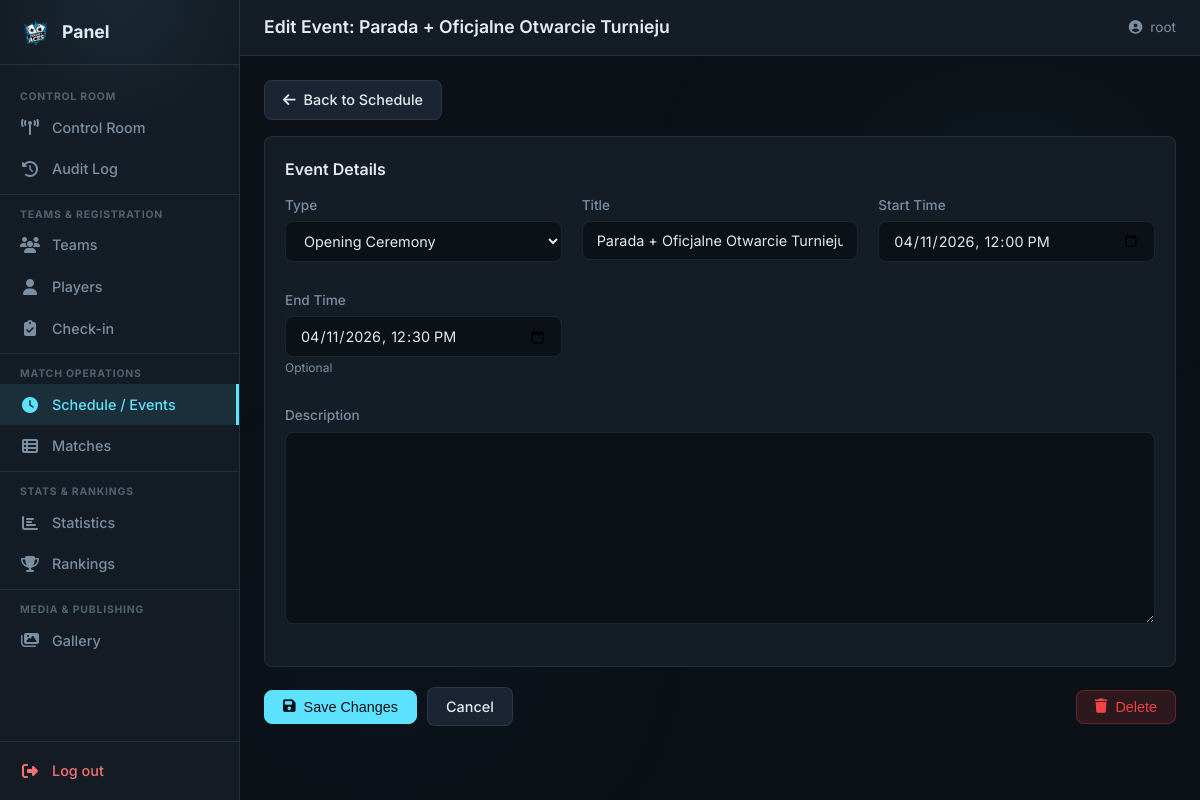
/panel/schedule/events/1/edit/ (signed in), run on the app's committed database.
### tournament/models.py (models this page shows, shortened)
class ScheduleEvent(models.Model):
    event_type = models.CharField(max_length=20, choices=EVENT_TYPE_CHOICES)
    title = models.CharField(max_length=120)
    start_time = models.DateTimeField()
    end_time = models.DateTimeField(null=True, blank=True)
    description = models.TextField(blank=True, default="")
    class Meta:
        db_table = TABLE_SCHEDULE_EVENTS
        ordering = ["start_time"]

### tournament/panel/match_views.py (the view)
# urls.py: path("schedule/events/<int:pk>/edit/", event_edit_view, name="event_edit"),
@staff_member_required(login_url="/panel/login/")
def event_edit_view(request, pk):
    event = get_object_or_404(ScheduleEvent, pk=pk)
    if request.method == "POST":
        form = AdminScheduleEventForm(request.POST, instance=event)
        if form.is_valid():
            form.save()
            messages.success(request, f"Event '{event.title}' updated.")
            return redirect("panel:schedule")
    else:
        form = AdminScheduleEventForm(instance=event)
    return render(
        request,
        "panel/event_form.html",
        {"page_title": f"Edit Event: {event.title}", "nav_section": "schedule", "form": form, "event": event},
    )

### tournament/admin_forms.py (shortened to what this page needs)
class AdminScheduleEventForm(forms.ModelForm):
    class Meta:
        model = ScheduleEvent
        fields = ["event_type", "title", "start_time", "end_time", "description"]
        widgets = {
            "start_time": forms.DateTimeInput(
                attrs={"type": "datetime-local"},
                format="%Y-%m-%dT%H:%M",
            ),
            "end_time": forms.DateTimeInput(
                attrs={"type": "datetime-local"},
                format="%Y-%m-%dT%H:%M",
            ),
        }

### tournament/context_processors.py (called while the page is built)
def registration_status(request):
    return {"registration_closed": REGISTRATION_CLOSED}

### tournament/templates/panel/event_form.html (shortened to what this page needs)
{% extends "panel/base.html" %}
{% block content %}
<div class="pnl-form-page">
  <a href="{% url 'panel:schedule' %}" class="pnl-btn" style="margin-bottom:16px;">
    <i class="fas fa-arrow-left"></i> Back to Schedule
  </a>
  <form method="post" class="pnl-form">
    <div class="pnl-dash-card">
      <h3 class="pnl-dash-card__title">Event Details</h3>
      <div class="pnl-form__grid">
        <div class="pnl-field{% if form.event_type.errors %} pnl-field--error{% endif %}">
          <label for="{{ form.event_type.id_for_label }}">Type</label>
          {{ form.event_type }}
        </div>
        <div class="pnl-field{% if form.title.errors %} pnl-field--error{% endif %}">
          <label for="{{ form.title.id_for_label }}">Title</label>
          {{ form.title }}
        </div>
        <div class="pnl-field{% if form.start_time.errors %} pnl-field--error{% endif %}">
          <label for="{{ form.start_time.id_for_label }}">Start Time</label>
          {{ form.start_time }}
        </div>
        <div class="pnl-field{% if form.end_time.errors %} pnl-field--error{% endif %}">
          <label for="{{ form.end_time.id_for_label }}">End Time</label>
          {{ form.end_time }}
          <span class="pnl-field__help">Optional</span>
        </div>
        <div class="pnl-field{% if form.description.errors %} pnl-field--error{% endif %}" style="grid-column: 1 / -1;">
          <label for="{{ form.description.id_for_label }}">Description</label>
          {{ form.description }}
        </div>
      </div>
    </div>
    <div class="pnl-form__actions" style="margin-top:20px;">
      <button type="submit" class="pnl-btn pnl-btn--primary">
        <i class="fas fa-save"></i> {% if event %}Save Changes{% else %}Create Event{% endif %}
      </button>
      <a href="{% url 'panel:schedule' %}" class="pnl-btn">Cancel</a>
      {% if event %}
      <button type="button" class="pnl-btn pnl-btn--danger" style="margin-left:auto;"
              onclick="document.getElementById('delete-modal').showModal()">
        <i class="fas fa-trash"></i> Delete
      </button>
      {% endif %}
    </div>
  </form>
</div>
{% endblock %}

### tournament/templates/panel/base.html (shortened to what this page needs)
{% load static %}
<!DOCTYPE html>
<html lang="en">
<head>
  <link rel="stylesheet" href="{% static 'css/panel.css' %}">
  <link rel="stylesheet" href="https://cdnjs.cloudflare.com/ajax/libs/font-awesome/6.4.0/css/all.min.css">
</head>
<body class="pnl">
  <aside class="pnl-sidebar" id="pnlSidebar">
    <div class="pnl-sidebar__header">
      <img src="{% static 'assets/logo.png' %}" alt="PA" class="pnl-sidebar__logo">
      <span class="pnl-sidebar__brand">Panel</span>
    </div>
    <nav class="pnl-sidebar__nav">
      <div class="pnl-nav-zone">
        <span class="pnl-nav-zone__label">Control Room</span>
        <a href="{% url 'panel:dashboard' %}"
           class="pnl-nav-item{% if nav_section == 'dashboard' %} active{% endif %}">
          <i class="fas fa-tower-broadcast"></i><span>Control Room</span>
        </a>
        <a href="{% url 'panel:audit' %}"
           class="pnl-nav-item{% if nav_section == 'audit' %} active{% endif %}">
          <i class="fas fa-clock-rotate-left"></i><span>Audit Log</span>
        </a>
      </div>
      <div class="pnl-nav-zone">
        <span class="pnl-nav-zone__label">Teams &amp; Registration</span>
        <a href="{% url 'panel:teams' %}"
           class="pnl-nav-item{% if nav_section == 'teams' %} active{% endif %}">
          <i class="fas fa-users"></i><span>Teams</span>
        </a>
        <a href="{% url 'panel:players' %}"
           class="pnl-nav-item{% if nav_section == 'players' %} active{% endif %}">
          <i class="fas fa-user"></i><span>Players</span>
        </a>
        <a href="{% url 'panel:checkin' %}"
           class="pnl-nav-item{% if nav_section == 'checkin' %} active{% endif %}">
          <i class="fas fa-clipboard-check"></i><span>Check-in</span>
        </a>
      </div>
      <div class="pnl-nav-zone">
        <span class="pnl-nav-zone__label">Match Operations</span>
        <a href="{% url 'panel:schedule' %}?view=grid"
           class="pnl-nav-item{% if nav_section == 'schedule' %} active{% endif %}">
          <i class="fas fa-clock"></i><span>Schedule / Events</span>
        </a>
        <a href="{% url 'panel:schedule' %}?view=table"
           class="pnl-nav-item{% if nav_section == 'matches' %} active{% endif %}">
          <i class="fas fa-table-list"></i><span>Matches</span>
        </a>
      </div>
      <div class="pnl-nav-zone">
        <span class="pnl-nav-zone__label">Stats &amp; Rankings</span>
        <a href="{% url 'panel:stats' %}"
           class="pnl-nav-item{% if nav_section == 'stats' %} active{% endif %}">
          <i class="fas fa-chart-bar"></i><span>Statistics</span>
        </a>
        <a href="{% url 'panel:rankings' %}"
           class="pnl-nav-item{% if nav_section == 'rankings' %} active{% endif %}">
          <i class="fas fa-trophy"></i><span>Rankings</span>
        </a>
      </div>
      <div class="pnl-nav-zone">
        <span class="pnl-nav-zone__label">Media &amp; Publishing</span>
        <a href="{% url 'panel:gallery' %}"
           class="pnl-nav-item{% if nav_section == 'gallery' %} active{% endif %}">
          <i class="fas fa-images"></i><span>Gallery</span>
        </a>
      </div>
    </nav>
    <div class="pnl-sidebar__footer">
      <a href="{% url 'panel:logout' %}" class="pnl-nav-item pnl-nav-item--logout">
        <i class="fas fa-sign-out-alt"></i><span>Log out</span>
      </a>
    </div>
  </aside>
  <div class="pnl-main">
    <header class="pnl-topbar">
      <h1 class="pnl-topbar__title">{{ page_title }}</h1>
      <div class="pnl-topbar__user">
        <i class="fas fa-user-circle"></i>
        <span>{{ request.user.username }}</span>
      </div>
    </header>
    <main class="pnl-content">
      {% block content %}{% endblock %}
    </main>
  </div>
</body>
</html>

### data on the page
ScheduleEvent: event_type "Opening Ceremony", title "Parada + Oficjalne Otwarcie Turnieju", start_time "04/11/2026 12:00", end_time "04/11/2026 12:30"

### other printed values
{{ page_title }} "Edit Event: Parada + Oficjalne Otwarcie Turnieju"
{{ request.user.username }} "root"
